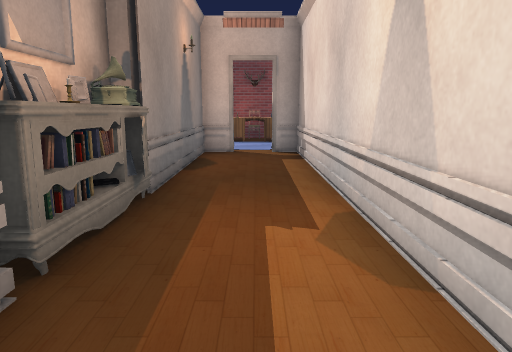
view 1 (above)

12 first-person views from a walk through a scene from a Unity 3-D project. The camera is 1.3 m above the floor, tilts 10° down and sees 70° across. Doors are open. The floor is counted in squares, 1 m on a side. Each view is taken from the middle of a square. On the plan, view 1 faces up. The plan holds only what a view shows up to about 15 squares ahead; the rest is blank. The player is left out. Some surface patterns are stand-ins.

view 2
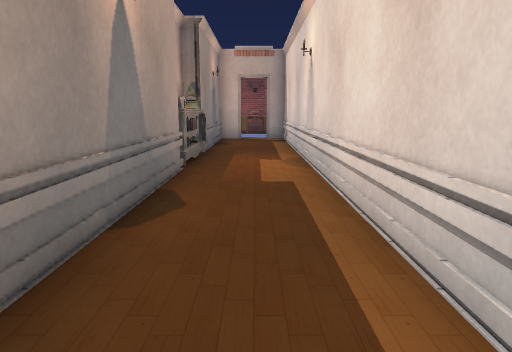

view 3
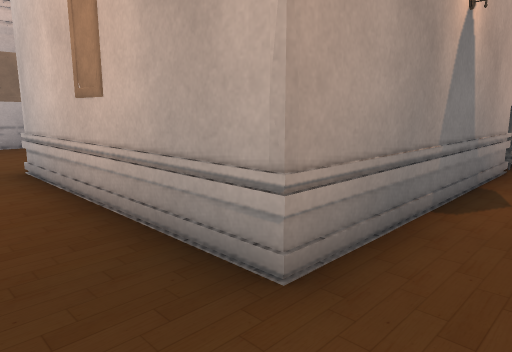

view 4
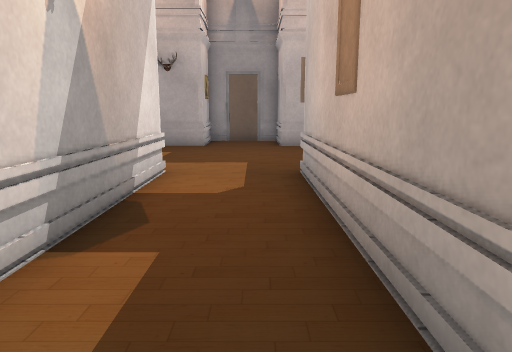

view 5
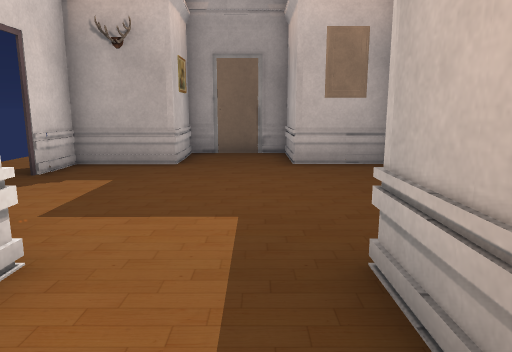

view 6
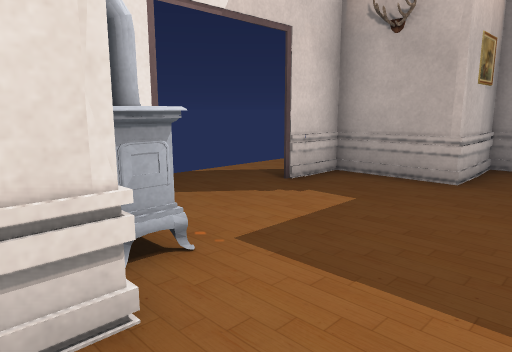

view 7
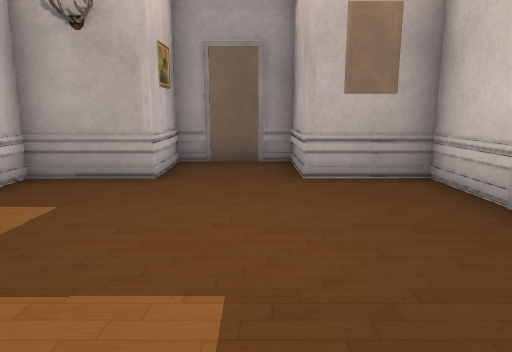

view 8
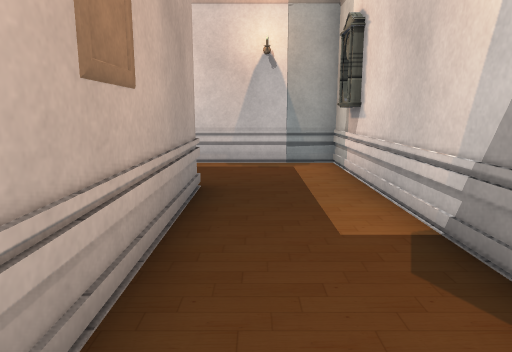

view 9
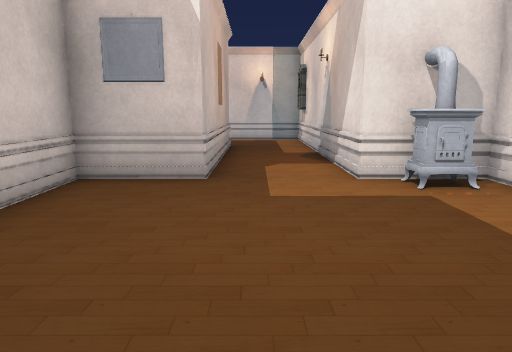

view 10
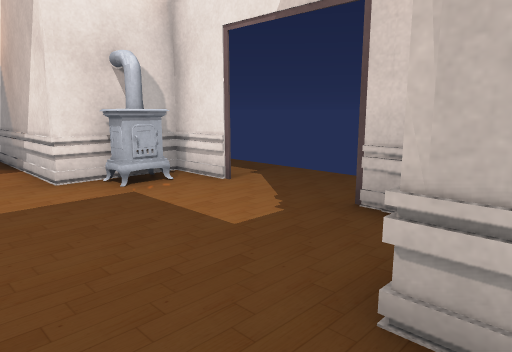

view 11
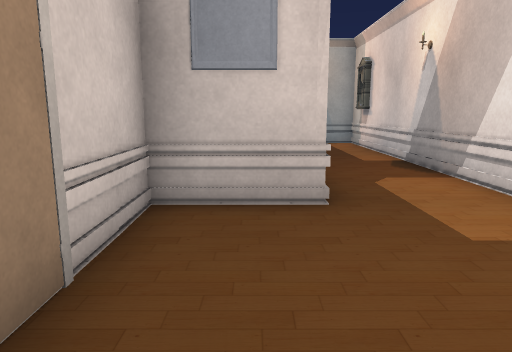

view 12
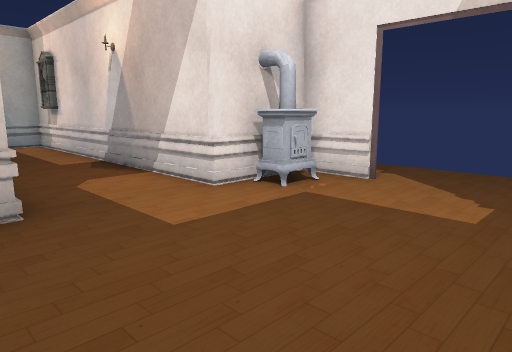

### Floor plan
Points are (right, up) in squares from view 1. A wall is a line through its corners. A room is listed if a view was taken in it or the views show most of it. See-through windows are left out.
Room 1 (views 1, 2, 3, 4, 5, 6, 7, 8, 9, 10, 11, 12)
walls: (-10.8, -10.6) (-8.9, -10.6) (-8.9, -8) (1.4, -8) (1.4, 3.5); (-12.8, -2.5) (-15.1, -2.5) (-15.1, -5) (-17.6, -5) (-17.6, -8) (-15.1, -8) (-15.1, -10.6) (-13.4, -10.6); (-0.9, -7.9) (0.1, -7.9); (-1.7, 2.4) (-1.7, -5) (-8.9, -5) (-8.9, -2.5) (-12.2, -2.5)
ways out: opening at (-0.5, 2.5); open door at (-12, -11)
objects: stove (-10, -10) to (-10, -9)

Positions as (right, up) in squares from view 1, and headings:
1: (0, 0), facing up
2: (0, -6), facing up
3: (0, -7), facing up-left
4: (-1, -6), facing left
5: (-6, -6), facing left
6: (-8, -6), facing down-left
7: (-8, -6), facing left
8: (-8, -6), facing right
9: (-16, -6), facing right
10: (-16, -6), facing down-right
11: (-14, -4), facing right
12: (-14, -4), facing down-right
